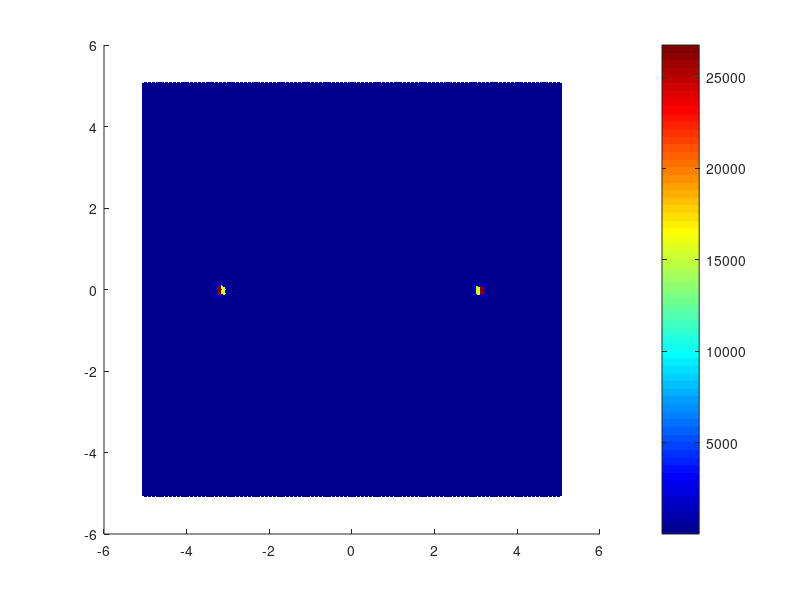

The MATLAB source for this figure: (Note: this script raises an error after producing the figure.)
% Определение диапазона координат
x_range = linspace(-5, 5, 100);
y_range = linspace(-5, 5, 100);

% Создание сетки точек
[x, y] = meshgrid(x_range, y_range);

% Вычисление модуля отображения
z_real = (-2*sin(x).^2.*sinh(y).^2.*sqrt(cos(x).^2.*sinh(y).^2+sin(x).^2.*cosh(y).^2)+2*cos(x).^2.*cosh(y).^2.*sqrt(cos(x).^2.*sinh(y).^2+sin(x).^2.*cosh(y).^2)+4*cos(x).*cosh(y).*sqrt(cos(x).^2.*sinh(y).^2+sin(x).^2.*cosh(y).^2)+2*sqrt(cos(x).^2.*sinh(y).^2+sin(x).^2.*cosh(y).^2))./((-2*cos(x).*sin(x).*cosh(y).*sinh(y)-2*sin(x).*sinh(y)).^2+sin(x).^4.*sinh(y).^4-2*cos(x).^2.*sin(x).^2.*cosh(y).^2.*sinh(y).^2-4*cos(x).*sin(x).^2.*cosh(y).*sinh(y).^2-2*sin(x).^2.*sinh(y).^2+cos(x).^4.*cosh(y).^4+4*cos(x).^3.*cosh(y).^3+6*cos(x).^2.*cosh(y).^2+4*cos(x).*cosh(y)+1);

imaginary_part = (4*cos(x).*sin(x).*cosh(y).*sinh(y).*sqrt(cos(x).^2.*sinh(y).^2+sin(x)^2.*cosh(y).^2)+4*sin(x).*sinh(y).*sqrt(cos(x).^2.*sinh(y).^2+sin(x).^2.*cosh(y).^2))./((-2*cos(x).*sin(x).*cosh(y).*sinh(y)-2*sin(x).*sinh(y)).^2+sin(x).^4.*sinh(y).^4-2*cos(x).^2.*sin(x).^2.*cosh(y).^2.*sinh(y).^2-4*cos(x).*sin(x).^2.*cosh(y).*sinh(y).^2-2*sin(x).^2.*sinh(y).^2+cos(x).^4.*cosh(y).^4+4*cos(x).^3.*cosh(y).^3+6*cos(x).^2.*cosh(y).^2+4*cos(x)*cosh(y)+1);

% Вычисление значения функции n(x, y)
n_values = sqrt(real(z_real).^2 + imag(imaginary_part).^2);

% Построение карты цветов
figure;
colormap('jet'); 

% Выбор цветовой карты (можно изменить на другую)
scatter(x(:), y(:), 30, n_values(:), 'filled');
colorbar;

% Установка ограничений для цветовой шкалы
clim([0, 10]);

% Ограничение осей для лучшего отображения
axis([-5 5 -5 5]);

% Отображение сетки
grid on;
